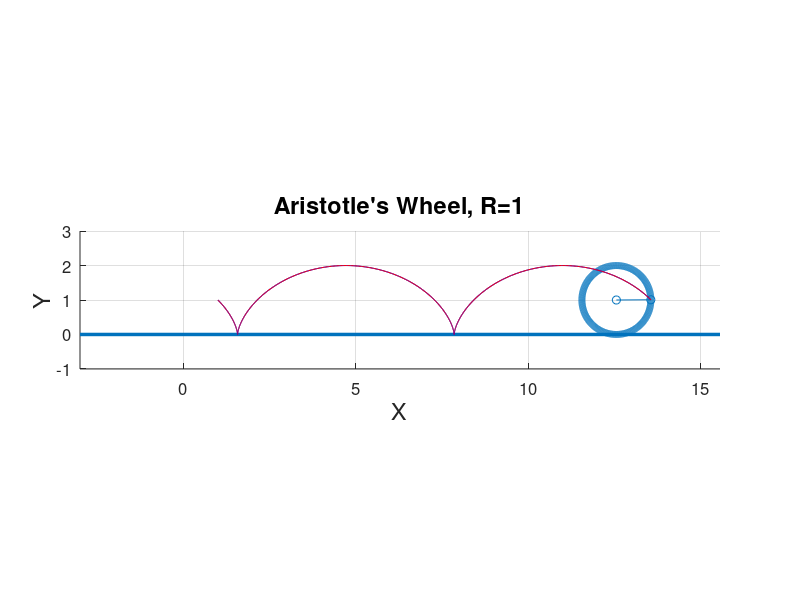

MATLAB code to generate this figure:
%bullshit program solving a non paradox

%-------dialog bos asking user for amplitude-----------
input = inputdlg ({"Radius"},...
"Cycloid",[1,20],{"1"});   %getting user imput
Ru=str2double(input{1});                                     %amplitude converted from user input

%-----------preparing window----------------------------
figure('units','norm','position',[.1 .1 .8 .7],'color',[.9 .9 .9],...
       'name', "Aristotle's Wheel");                                            %Creating Window
a = axes('position',[.1 .1 .8 .8],'color',[1 1 1],'fontsize',[12]);             %Creating Axis
txt = ["Aristotle's Wheel, R=" num2str(Ru) ];                                                    %preparing title string
a : title (txt,'fontsize',[17]);                                                %titleing diagram
a : ylabel ("Y",'fontsize',[17]);                                              %labeling y axis
a : xlabel ("X",'fontsize',[17]);                                               %labeling x axis
axis('equal',[-Ru-2 4*pi+2+Ru -Ru Ru+2]);
line([-Ru-2 4*pi+2+Ru],[0 0],'linewidth',[2.5]);
grid on;                                                                        %toggleling the grid in coordinate system
drawnow;                                                                        %drawing it now

X_wheel=0;
Y_wheel=0;
R=1;
k=1;

for fi=0:.02:2*pi;          %Drawing the Wheel
X_wheel(k)=R*cos(fi);
Y_wheel(k)=R+R*sin(fi);
k=k+1;
endfor;

X_R1=0;
Y_R1=0;
h_wheel=line(X_wheel,Y_wheel,'linewidth',[5]);
h_rad=line(0,0,'marker','o');
w=1;
v=w*R;
R1=R;
x0=R;
y0=1;
xu0=Ru;
yu0=1;

for t=0:.02:4*pi;
  set(h_wheel,'xdata',X_wheel+v*t,'ydata',Y_wheel);
  x=R1*cos(-w*t);
  y=R+R1*sin(-w*t);
  X_rad=[v*t, v*t+x];
  Y_rad=[R, y];
  X_R1=[v*t+x];
  Y_R1=[y];
  
  xu=Ru*cos(-w*t);
  yu=R+Ru*sin(-w*t);
  Xu_rad=[v*t, v*t+xu];
  Yu_rad=[R, yu];
  Xu_R1=[v*t+xu];
  Yu_R1=[yu];
  %set(h_rad,'xdata',X_rad,'ydata',Y_rad);
  set(h_rad,'xdata',Xu_rad,'ydata',Yu_rad);
  
  line([x0 X_R1],[y0 Y_R1],'color',[0 0 1]);
  line([xu0 Xu_R1],[yu0 Yu_R1],'color',[1 0 0]);
  
  x0=X_R1;
  y0=Y_R1;
  xu0=Xu_R1;
  yu0=Yu_R1;
  drawnow;
endfor;
